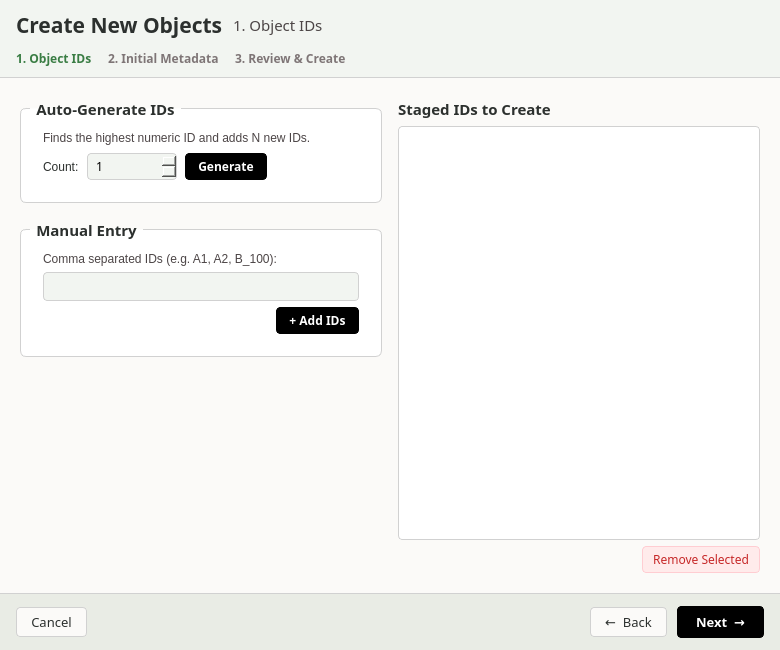
<?xml version="1.0" encoding="UTF-8"?>
<ui version="4.0">
 <class>AddObjectsWizard</class>
 <widget class="QDialog" name="AddObjectsWizard">
  <property name="geometry">
   <rect>
    <x>0</x>
    <y>0</y>
    <width>780</width>
    <height>650</height>
   </rect>
  </property>
  <property name="minimumSize">
   <size>
    <width>640</width>
    <height>540</height>
   </size>
  </property>
  <property name="windowTitle">
   <string>Create New Objects</string>
  </property>
  <property name="styleSheet">
   <string notr="true">
    QDialog#AddObjectsWizard {
      background-color: #fbfaf8;
      color: #2c302e;
    }
   </string>
  </property>
  <layout class="QVBoxLayout" name="root_layout">
   <property name="spacing">
    <number>0</number>
   </property>
   <property name="leftMargin">
    <number>0</number>
   </property>
   <property name="topMargin">
    <number>0</number>
   </property>
   <property name="rightMargin">
    <number>0</number>
   </property>
   <property name="bottomMargin">
    <number>0</number>
   </property>
   <!-- 1. Header Banner -->
   <item>
    <widget class="QFrame" name="frame_header">
     <property name="styleSheet">
      <string notr="true">
       QFrame#frame_header {
         background-color: #f2f5f1;
         border-bottom: 1px solid #d1d1d1;
       }
      </string>
     </property>
     <layout class="QVBoxLayout" name="header_layout">
      <property name="spacing">
       <number>8</number>
      </property>
      <property name="leftMargin">
       <number>16</number>
      </property>
      <property name="topMargin">
       <number>10</number>
      </property>
      <property name="rightMargin">
       <number>16</number>
      </property>
      <property name="bottomMargin">
       <number>10</number>
      </property>
      <!-- Title Row -->
      <item>
       <layout class="QHBoxLayout" name="layout_title_row">
        <property name="spacing">
         <number>10</number>
        </property>
        <item>
         <widget class="QLabel" name="lbl_wizard_title">
          <property name="font">
           <font>
            <family>Hanken Grotesk</family>
            <pointsize>16</pointsize>
            <bold>true</bold>
           </font>
          </property>
          <property name="styleSheet">
           <string notr="true">color: #2c302e; border: none;</string>
          </property>
          <property name="text">
           <string>Create New Objects</string>
          </property>
         </widget>
        </item>
        <item>
         <widget class="QLabel" name="lbl_step_subtitle">
          <property name="font">
           <font>
            <family>Hanken Grotesk</family>
            <pointsize>11</pointsize>
           </font>
          </property>
          <property name="styleSheet">
           <string notr="true">color: #4c4546; border: none;</string>
          </property>
          <property name="text">
           <string>1. Object IDs</string>
          </property>
         </widget>
        </item>
        <item>
         <spacer name="spacer_title">
          <property name="orientation">
           <enum>Qt::Horizontal</enum>
          </property>
          <property name="sizeHint" stdset="0">
           <size>
            <width>40</width>
            <height>20</height>
           </size>
          </property>
         </spacer>
        </item>
       </layout>
      </item>
      <!-- Stepper Indicator -->
      <item>
       <widget class="QFrame" name="frame_stepper">
        <property name="styleSheet">
         <string notr="true">background: transparent; border: none;</string>
        </property>
        <layout class="QHBoxLayout" name="stepper_layout">
         <property name="spacing">
          <number>16</number>
         </property>
         <property name="leftMargin">
          <number>0</number>
         </property>
         <property name="topMargin">
          <number>0</number>
         </property>
         <property name="rightMargin">
          <number>0</number>
         </property>
         <property name="bottomMargin">
          <number>0</number>
         </property>
         <item>
          <widget class="QLabel" name="lbl_step_1">
           <property name="font">
            <font>
             <family>Hanken Grotesk</family>
             <pointsize>9</pointsize>
             <bold>true</bold>
            </font>
           </property>
           <property name="styleSheet">
            <string notr="true">color: #3a7d44; border: none;</string>
           </property>
           <property name="text">
            <string>1. Object IDs</string>
           </property>
          </widget>
         </item>
         <item>
          <widget class="QLabel" name="lbl_step_2">
           <property name="font">
            <font>
             <family>Hanken Grotesk</family>
             <pointsize>9</pointsize>
             <bold>true</bold>
            </font>
           </property>
           <property name="styleSheet">
            <string notr="true">color: #7e7576; border: none;</string>
           </property>
           <property name="text">
            <string>2. Initial Metadata</string>
           </property>
          </widget>
         </item>
         <item>
          <widget class="QLabel" name="lbl_step_3">
           <property name="font">
            <font>
             <family>Hanken Grotesk</family>
             <pointsize>9</pointsize>
             <bold>true</bold>
            </font>
           </property>
           <property name="styleSheet">
            <string notr="true">color: #7e7576; border: none;</string>
           </property>
           <property name="text">
            <string>3. Review &amp; Create</string>
           </property>
          </widget>
         </item>
         <item>
          <spacer name="spacer_stepper">
           <property name="orientation">
            <enum>Qt::Horizontal</enum>
           </property>
           <property name="sizeHint" stdset="0">
            <size>
             <width>40</width>
             <height>20</height>
            </size>
           </property>
          </spacer>
         </item>
        </layout>
       </widget>
      </item>
     </layout>
    </widget>
   </item>
   <!-- 2. Wizard Stacked Content Area -->
   <item>
    <widget class="QStackedWidget" name="stacked_steps">
     <property name="styleSheet">
      <string notr="true">
       QStackedWidget#stacked_steps {
         background-color: #fbfaf8;
       }
      </string>
     </property>
     <property name="currentIndex">
      <number>0</number>
     </property>
     <!-- STEP 1: OBJECT IDS -->
     <widget class="QWidget" name="page_step1">
      <layout class="QHBoxLayout" name="step1_layout">
       <property name="spacing">
        <number>16</number>
       </property>
       <property name="leftMargin">
        <number>20</number>
       </property>
       <property name="topMargin">
        <number>20</number>
       </property>
       <property name="rightMargin">
        <number>20</number>
       </property>
       <property name="bottomMargin">
        <number>20</number>
       </property>
       <!-- Left: Tools -->
       <item>
        <layout class="QVBoxLayout" name="layout_step1_left">
         <property name="spacing">
          <number>16</number>
         </property>
         <!-- Auto-Generate Card -->
         <item>
          <widget class="QGroupBox" name="group_auto_gen">
           <property name="font">
            <font>
             <family>Hanken Grotesk</family>
             <pointsize>11</pointsize>
             <bold>true</bold>
            </font>
           </property>
           <property name="styleSheet">
            <string notr="true">
             QGroupBox {
               background-color: #ffffff;
               border: 1px solid #d1d1d1;
               border-radius: 6px;
               margin-top: 10px;
               padding: 12px;
               color: #2c302e;
             }
             QGroupBox::title {
               subcontrol-origin: margin;
               left: 10px;
               padding: 0 4px;
             }
            </string>
           </property>
           <property name="title">
            <string>Auto-Generate IDs</string>
           </property>
           <layout class="QVBoxLayout" name="auto_gen_layout">
            <property name="spacing">
             <number>8</number>
            </property>
            <property name="leftMargin">
             <number>10</number>
            </property>
            <property name="topMargin">
             <number>10</number>
            </property>
            <property name="rightMargin">
             <number>10</number>
            </property>
            <property name="bottomMargin">
             <number>10</number>
            </property>
            <item>
             <widget class="QLabel" name="lbl_auto_desc">
              <property name="font">
               <font>
                <family>Segoe UI</family>
                <pointsize>9</pointsize>
               </font>
              </property>
              <property name="styleSheet">
               <string notr="true">color: #4c4546; border: none;</string>
              </property>
              <property name="text">
               <string>Finds the highest numeric ID and adds N new IDs.</string>
              </property>
              <property name="wordWrap">
               <bool>true</bool>
              </property>
             </widget>
            </item>
            <item>
             <layout class="QHBoxLayout" name="layout_auto_inputs">
              <property name="spacing">
               <number>8</number>
              </property>
              <item>
               <widget class="QLabel" name="lbl_count">
                <property name="font">
                 <font>
                  <family>Segoe UI</family>
                  <pointsize>9</pointsize>
                 </font>
                </property>
                <property name="styleSheet">
                 <string notr="true">color: #2c302e; border: none;</string>
                </property>
                <property name="text">
                 <string>Count:</string>
                </property>
               </widget>
              </item>
              <item>
               <widget class="QSpinBox" name="spin_count">
                <property name="font">
                 <font>
                  <family>JetBrains Mono</family>
                  <pointsize>9</pointsize>
                 </font>
                </property>
                <property name="styleSheet">
                 <string notr="true">
                  QSpinBox {
                    background-color: #f2f5f1;
                    border: 1px solid #d1d1d1;
                    border-radius: 4px;
                    padding: 3px 6px;
                    min-width: 60px;
                  }
                 </string>
                </property>
                <property name="minimum">
                 <number>1</number>
                </property>
                <property name="maximum">
                 <number>1000</number>
                </property>
                <property name="value">
                 <number>1</number>
                </property>
               </widget>
              </item>
              <item>
               <widget class="QPushButton" name="btn_generate_auto">
                <property name="cursor">
                 <cursorShape>PointingHandCursor</cursorShape>
                </property>
                <property name="font">
                 <font>
                  <family>Hanken Grotesk</family>
                  <pointsize>9</pointsize>
                  <bold>true</bold>
                 </font>
                </property>
                <property name="styleSheet">
                 <string notr="true">
                  QPushButton {
                    background-color: #000000;
                    color: #ffffff;
                    border: 1px solid #000000;
                    border-radius: 4px;
                    padding: 4px 12px;
                  }
                  QPushButton:hover {
                    background-color: #2c302e;
                  }
                 </string>
                </property>
                <property name="text">
                 <string>Generate</string>
                </property>
               </widget>
              </item>
              <item>
               <spacer name="spacer_auto_row">
                <property name="orientation">
                 <enum>Qt::Horizontal</enum>
                </property>
                <property name="sizeHint" stdset="0">
                 <size>
                  <width>40</width>
                  <height>20</height>
                 </size>
                </property>
               </spacer>
              </item>
             </layout>
            </item>
           </layout>
          </widget>
         </item>
         <!-- Manual Entry Card -->
         <item>
          <widget class="QGroupBox" name="group_manual_entry">
           <property name="font">
            <font>
             <family>Hanken Grotesk</family>
             <pointsize>11</pointsize>
             <bold>true</bold>
            </font>
           </property>
           <property name="styleSheet">
            <string notr="true">
             QGroupBox {
               background-color: #ffffff;
               border: 1px solid #d1d1d1;
               border-radius: 6px;
               margin-top: 10px;
               padding: 12px;
               color: #2c302e;
             }
             QGroupBox::title {
               subcontrol-origin: margin;
               left: 10px;
               padding: 0 4px;
             }
            </string>
           </property>
           <property name="title">
            <string>Manual Entry</string>
           </property>
           <layout class="QVBoxLayout" name="manual_layout">
            <property name="spacing">
             <number>6</number>
            </property>
            <property name="leftMargin">
             <number>10</number>
            </property>
            <property name="topMargin">
             <number>10</number>
            </property>
            <property name="rightMargin">
             <number>10</number>
            </property>
            <property name="bottomMargin">
             <number>10</number>
            </property>
            <item>
             <widget class="QLabel" name="lbl_manual_desc">
              <property name="font">
               <font>
                <family>Segoe UI</family>
                <pointsize>9</pointsize>
               </font>
              </property>
              <property name="styleSheet">
               <string notr="true">color: #4c4546; border: none;</string>
              </property>
              <property name="text">
               <string>Comma separated IDs (e.g. A1, A2, B_100):</string>
              </property>
             </widget>
            </item>
            <item>
             <widget class="QLineEdit" name="edit_manual_ids">
              <property name="font">
               <font>
                <family>JetBrains Mono</family>
                <pointsize>9</pointsize>
               </font>
              </property>
              <property name="styleSheet">
               <string notr="true">
                QLineEdit {
                  background-color: #f2f5f1;
                  border: 1px solid #d1d1d1;
                  border-radius: 4px;
                  padding: 4px 8px;
                  color: #2c302e;
                }
               </string>
              </property>
             </widget>
            </item>
            <item>
             <layout class="QHBoxLayout" name="layout_add_btn">
              <item>
               <spacer name="spacer_add_manual">
                <property name="orientation">
                 <enum>Qt::Horizontal</enum>
                </property>
                <property name="sizeHint" stdset="0">
                 <size>
                  <width>40</width>
                  <height>20</height>
                 </size>
                </property>
               </spacer>
              </item>
              <item>
               <widget class="QPushButton" name="btn_add_manual">
                <property name="cursor">
                 <cursorShape>PointingHandCursor</cursorShape>
                </property>
                <property name="font">
                 <font>
                  <family>Hanken Grotesk</family>
                  <pointsize>9</pointsize>
                  <bold>true</bold>
                 </font>
                </property>
                <property name="styleSheet">
                 <string notr="true">
                  QPushButton {
                    background-color: #000000;
                    color: #ffffff;
                    border: 1px solid #000000;
                    border-radius: 4px;
                    padding: 4px 12px;
                  }
                  QPushButton:hover {
                    background-color: #2c302e;
                  }
                 </string>
                </property>
                <property name="text">
                 <string>+ Add IDs</string>
                </property>
               </widget>
              </item>
             </layout>
            </item>
           </layout>
          </widget>
         </item>
         <item>
          <spacer name="spacer_step1_left">
           <property name="orientation">
            <enum>Qt::Vertical</enum>
           </property>
           <property name="sizeHint" stdset="0">
            <size>
             <width>20</width>
             <height>40</height>
            </size>
           </property>
          </spacer>
         </item>
        </layout>
       </item>
       <!-- Right: Staged IDs List -->
       <item>
        <layout class="QVBoxLayout" name="layout_step1_right">
         <property name="spacing">
          <number>6</number>
         </property>
         <item>
          <widget class="QLabel" name="lbl_staged_title">
           <property name="font">
            <font>
             <family>Hanken Grotesk</family>
             <pointsize>11</pointsize>
             <bold>true</bold>
            </font>
           </property>
           <property name="styleSheet">
            <string notr="true">color: #2c302e; border: none;</string>
           </property>
           <property name="text">
            <string>Staged IDs to Create</string>
           </property>
          </widget>
         </item>
         <item>
          <widget class="QListWidget" name="list_target_ids">
           <property name="font">
            <font>
             <family>JetBrains Mono</family>
             <pointsize>9</pointsize>
            </font>
           </property>
           <property name="styleSheet">
            <string notr="true">
             QListWidget {
               background-color: #ffffff;
               border: 1px solid #d1d1d1;
               border-radius: 4px;
               padding: 4px;
               color: #2c302e;
             }
             QListWidget::item {
               padding: 3px 6px;
             }
             QListWidget::item:selected {
               background-color: #e9ece5;
               color: #2c302e;
             }
            </string>
           </property>
          </widget>
         </item>
         <item>
          <layout class="QHBoxLayout" name="layout_remove_btn">
           <item>
            <spacer name="spacer_remove_btn">
             <property name="orientation">
              <enum>Qt::Horizontal</enum>
             </property>
             <property name="sizeHint" stdset="0">
              <size>
               <width>40</width>
               <height>20</height>
              </size>
             </property>
            </spacer>
           </item>
           <item>
            <widget class="QPushButton" name="btn_remove_id">
             <property name="cursor">
              <cursorShape>PointingHandCursor</cursorShape>
             </property>
             <property name="font">
              <font>
               <family>Hanken Grotesk</family>
               <pointsize>9</pointsize>
              </font>
             </property>
             <property name="styleSheet">
              <string notr="true">
               QPushButton {
                 background-color: #ffebeb;
                 color: #C62828;
                 border: 1px solid #ffcdd2;
                 border-radius: 4px;
                 padding: 4px 10px;
               }
               QPushButton:hover {
                 background-color: #ffcdd2;
               }
              </string>
             </property>
             <property name="text">
              <string>Remove Selected</string>
             </property>
            </widget>
           </item>
          </layout>
         </item>
        </layout>
       </item>
      </layout>
     </widget>
     <!-- STEP 2: INITIAL METADATA -->
     <widget class="QWidget" name="page_step2">
      <layout class="QHBoxLayout" name="step2_layout">
       <property name="spacing">
        <number>16</number>
       </property>
       <property name="leftMargin">
        <number>20</number>
       </property>
       <property name="topMargin">
        <number>20</number>
       </property>
       <property name="rightMargin">
        <number>20</number>
       </property>
       <property name="bottomMargin">
        <number>20</number>
       </property>
       <!-- Left: Select Object List -->
       <item>
        <layout class="QVBoxLayout" name="layout_step2_left">
         <property name="spacing">
          <number>6</number>
         </property>
         <item>
          <widget class="QLabel" name="lbl_select_obj_title">
           <property name="font">
            <font>
             <family>Hanken Grotesk</family>
             <pointsize>11</pointsize>
             <bold>true</bold>
            </font>
           </property>
           <property name="styleSheet">
            <string notr="true">color: #2c302e; border: none;</string>
           </property>
           <property name="text">
            <string>Select Object</string>
           </property>
          </widget>
         </item>
         <item>
          <widget class="QListWidget" name="list_edit_objects">
           <property name="minimumSize">
            <size>
             <width>160</width>
             <height>0</height>
            </size>
           </property>
           <property name="maximumSize">
            <size>
             <width>220</width>
             <height>16777215</height>
            </size>
           </property>
           <property name="font">
            <font>
             <family>JetBrains Mono</family>
             <pointsize>9</pointsize>
            </font>
           </property>
           <property name="styleSheet">
            <string notr="true">
             QListWidget {
               background-color: #ffffff;
               border: 1px solid #d1d1d1;
               border-radius: 4px;
               padding: 4px;
               color: #2c302e;
             }
             QListWidget::item {
               padding: 3px 6px;
             }
             QListWidget::item:selected {
               background-color: #e9ece5;
               color: #2c302e;
             }
            </string>
           </property>
          </widget>
         </item>
        </layout>
       </item>
       <!-- Right: Scrollable Form Container -->
       <item>
        <layout class="QVBoxLayout" name="layout_step2_right">
         <property name="spacing">
          <number>6</number>
         </property>
         <item>
          <widget class="QLabel" name="lbl_form_title">
           <property name="font">
            <font>
             <family>Hanken Grotesk</family>
             <pointsize>11</pointsize>
             <bold>true</bold>
            </font>
           </property>
           <property name="styleSheet">
            <string notr="true">color: #2c302e; border: none;</string>
           </property>
           <property name="text">
            <string>Set Initial Values</string>
           </property>
          </widget>
         </item>
         <item>
          <widget class="QScrollArea" name="scroll_form">
           <property name="styleSheet">
            <string notr="true">
             QScrollArea#scroll_form {
               background-color: #ffffff;
               border: 1px solid #d1d1d1;
               border-radius: 4px;
             }
            </string>
           </property>
           <property name="widgetResizable">
            <bool>true</bool>
           </property>
           <widget class="QWidget" name="scroll_form_content">
            <property name="geometry">
             <rect>
              <x>0</x>
              <y>0</y>
              <width>400</width>
              <height>400</height>
             </rect>
            </property>
            <property name="styleSheet">
             <string notr="true">background-color: #ffffff;</string>
            </property>
            <layout class="QVBoxLayout" name="form_fields_layout">
             <property name="spacing">
              <number>8</number>
             </property>
             <property name="leftMargin">
              <number>10</number>
             </property>
             <property name="topMargin">
              <number>10</number>
             </property>
             <property name="rightMargin">
              <number>10</number>
             </property>
             <property name="bottomMargin">
              <number>10</number>
             </property>
            </layout>
           </widget>
          </widget>
         </item>
        </layout>
       </item>
      </layout>
     </widget>
     <!-- STEP 3: REVIEW & CREATE -->
     <widget class="QWidget" name="page_step3">
      <layout class="QVBoxLayout" name="step3_layout">
       <property name="leftMargin">
        <number>20</number>
       </property>
       <property name="topMargin">
        <number>20</number>
       </property>
       <property name="rightMargin">
        <number>20</number>
       </property>
       <property name="bottomMargin">
        <number>20</number>
       </property>
       <item>
        <spacer name="spacer_step3_top">
         <property name="orientation">
          <enum>Qt::Vertical</enum>
         </property>
         <property name="sizeHint" stdset="0">
          <size>
           <width>20</width>
           <height>40</height>
          </size>
         </property>
        </spacer>
       </item>
       <item>
        <widget class="QFrame" name="frame_step3_center">
         <property name="styleSheet">
          <string notr="true">background: transparent; border: none;</string>
         </property>
         <layout class="QVBoxLayout" name="step3_center_layout">
          <property name="spacing">
           <number>8</number>
          </property>
          <property name="alignment">
           <set>Qt::AlignCenter</set>
          </property>
          <item>
           <widget class="QLabel" name="lbl_ready_title">
            <property name="font">
             <font>
              <family>Hanken Grotesk</family>
              <pointsize>14</pointsize>
             </font>
            </property>
            <property name="styleSheet">
             <string notr="true">color: #4c4546; border: none;</string>
            </property>
            <property name="text">
             <string>Ready to create</string>
            </property>
            <property name="alignment">
             <set>Qt::AlignCenter</set>
            </property>
           </widget>
          </item>
          <item>
           <widget class="QLabel" name="lbl_summary_count">
            <property name="font">
             <font>
              <family>Hanken Grotesk</family>
              <pointsize>24</pointsize>
              <bold>true</bold>
             </font>
            </property>
            <property name="styleSheet">
             <string notr="true">color: #2c302e; border: none;</string>
            </property>
            <property name="text">
             <string>0 Objects</string>
            </property>
            <property name="alignment">
             <set>Qt::AlignCenter</set>
            </property>
           </widget>
          </item>
          <item>
           <widget class="QLabel" name="lbl_commit_hint">
            <property name="font">
             <font>
              <family>Segoe UI</family>
              <pointsize>10</pointsize>
             </font>
            </property>
            <property name="styleSheet">
             <string notr="true">color: #4c4546; border: none; margin-top: 8px;</string>
            </property>
            <property name="text">
             <string>Click 'Create Objects' below to commit these to your database.</string>
            </property>
            <property name="alignment">
             <set>Qt::AlignCenter</set>
            </property>
           </widget>
          </item>
         </layout>
        </widget>
       </item>
       <item>
        <spacer name="spacer_step3_bottom">
         <property name="orientation">
          <enum>Qt::Vertical</enum>
         </property>
         <property name="sizeHint" stdset="0">
          <size>
           <width>20</width>
           <height>40</height>
          </size>
         </property>
        </spacer>
       </item>
      </layout>
     </widget>
    </widget>
   </item>
   <!-- 3. Footer Banner -->
   <item>
    <widget class="QFrame" name="frame_footer">
     <property name="minimumSize">
      <size>
       <width>0</width>
       <height>52</height>
      </size>
     </property>
     <property name="styleSheet">
      <string notr="true">
       QFrame#frame_footer {
         background-color: #e9ece5;
         border-top: 1px solid #d1d1d1;
       }
      </string>
     </property>
     <layout class="QHBoxLayout" name="footer_layout">
      <property name="spacing">
       <number>10</number>
      </property>
      <property name="leftMargin">
       <number>16</number>
      </property>
      <property name="topMargin">
       <number>12</number>
      </property>
      <property name="rightMargin">
       <number>16</number>
      </property>
      <property name="bottomMargin">
       <number>12</number>
      </property>
      <item>
       <widget class="QPushButton" name="btn_cancel">
        <property name="cursor">
         <cursorShape>PointingHandCursor</cursorShape>
        </property>
        <property name="font">
         <font>
          <family>Hanken Grotesk</family>
          <pointsize>10</pointsize>
         </font>
        </property>
        <property name="styleSheet">
         <string notr="true">
          QPushButton {
            background-color: #fbfaf8;
            color: #2c302e;
            border: 1px solid #d1d1d1;
            border-radius: 4px;
            padding: 5px 14px;
          }
          QPushButton:hover {
            background-color: #e9ece5;
          }
         </string>
        </property>
        <property name="text">
         <string>Cancel</string>
        </property>
       </widget>
      </item>
      <item>
       <spacer name="spacer_footer">
        <property name="orientation">
         <enum>Qt::Horizontal</enum>
        </property>
        <property name="sizeHint" stdset="0">
         <size>
          <width>40</width>
          <height>20</height>
         </size>
        </property>
       </spacer>
      </item>
      <item>
       <widget class="QPushButton" name="btn_back">
        <property name="cursor">
         <cursorShape>PointingHandCursor</cursorShape>
        </property>
        <property name="font">
         <font>
          <family>Hanken Grotesk</family>
          <pointsize>10</pointsize>
         </font>
        </property>
        <property name="styleSheet">
         <string notr="true">
          QPushButton {
            background-color: #fbfaf8;
            color: #2c302e;
            border: 1px solid #d1d1d1;
            border-radius: 4px;
            padding: 5px 14px;
          }
          QPushButton:hover {
            background-color: #e9ece5;
          }
         </string>
        </property>
        <property name="text">
         <string>←  Back</string>
        </property>
       </widget>
      </item>
      <item>
       <widget class="QPushButton" name="btn_next">
        <property name="cursor">
         <cursorShape>PointingHandCursor</cursorShape>
        </property>
        <property name="font">
         <font>
          <family>Hanken Grotesk</family>
          <pointsize>10</pointsize>
          <bold>true</bold>
         </font>
        </property>
        <property name="styleSheet">
         <string notr="true">
          QPushButton {
            background-color: #000000;
            color: #ffffff;
            border: 1px solid #000000;
            border-radius: 4px;
            padding: 6px 18px;
          }
          QPushButton:hover {
            background-color: #2c302e;
          }
         </string>
        </property>
        <property name="text">
         <string>Next  →</string>
        </property>
       </widget>
      </item>
     </layout>
    </widget>
   </item>
  </layout>
 </widget>
 <resources/>
 <connections/>
</ui>
